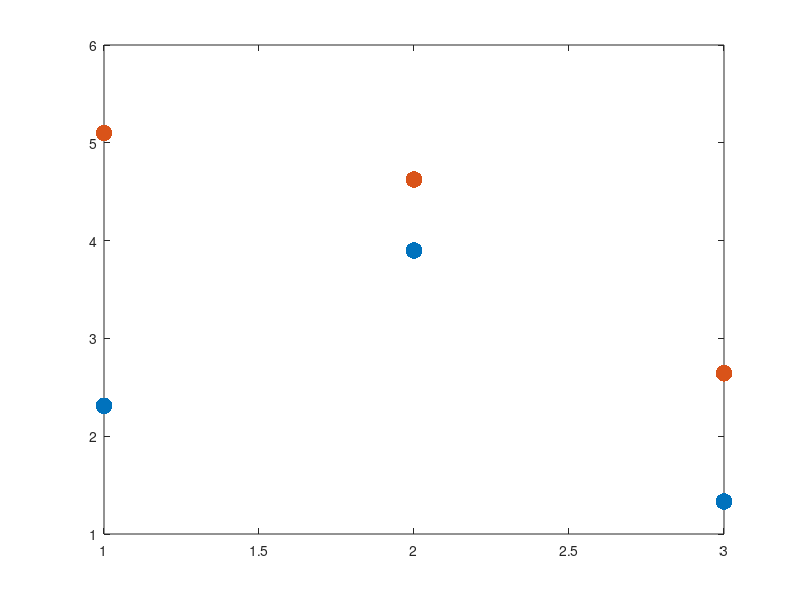

This figure's MATLAB source: (Note: this script raises an error after producing the figure.)
% % xi2 to reduced xi2
% 
% 
% % nc_fval = nc_er_fval;
% % nc_result = nc_er_result;
% % swimbouts = swimbouts_er;
% 
% nc_er_fval_d_n = xi2tor(nc_er_fval_d,nc_er_result_d,swimbouts_er);
% 
% nc_fs_fval_d_n = xi2tor(nc_fs_fval_d,nc_fs_result_d,swimbouts_fs);
% 
% nc_er_fval_k_n = xi2tor(nc_er_fval_k,nc_er_result_k,swimbouts_er);
% 
% nc_fs_fval_k_n = xi2tor(nc_fs_fval_k,nc_fs_result_k,swimbouts_fs);
% 
% nc_er_fval_r1_n = xi2tor(nc_er_fval_r1,nc_er_result_r1,swimbouts_er);
% 
% nc_fs_fval_r1_n = xi2tor(nc_fs_fval_r1,nc_fs_result_r1,swimbouts_fs);


label1 = sprintf('No damping \nlinear stiffness func');
figure('units','normalized','position',[.1 .1 .5 .6])
plot([1,2,3],[2.3102,3.8991,1.3318],'.','MarkerSize',36);
hold on
plot([1,2,3],[5.1001,4.6243,2.6432],'.','MarkerSize',36)
box on
ax = gca;
ax.LineWidth = 3;
ax.FontSize = 16;
xlim([0.7 3.3])
ax.XTick = [1 2 3];
ax.XTickLabel = {'        Old model\newline       No damping \newlinelinear stiffness function',...
    '   Old model\newline  No damping \newlinekirans stiffness', '      New model\newline    With damping \newlineoptimized parameters'};
% ax.XTickLabelRotation = 45;
% xlabel('model #')
ylabel('average \chi^2')